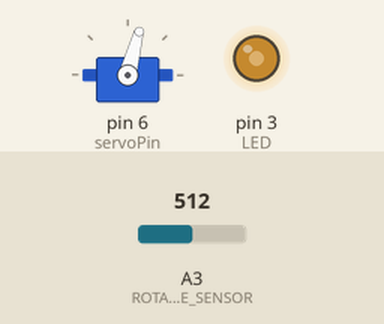
A sketch run on a simulated Arduino Uno, built with avr-gcc and run on an emulated ATmega328P. Parts: servo, output pins drawn as LEDs (lit = HIGH). The inputs (shaded band) are chosen by the test bench; at power-on: A3 (ROTARY_ANGLE_SENSOR) = 512.

Above: at 1.2 s.
1.3 s: A3 (ROTARY_ANGLE_SENSOR) set to 716
At 1.6 s:
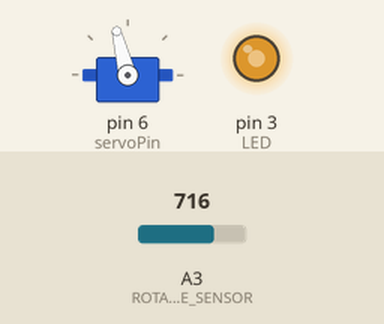
2.8 s: A3 (ROTARY_ANGLE_SENSOR) set to 900
At 3.9 s:
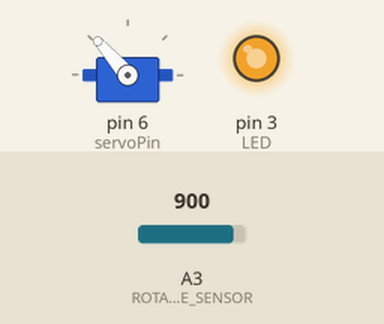
4.3 s: A3 (ROTARY_ANGLE_SENSOR) set to 1023
At 5.0 s:
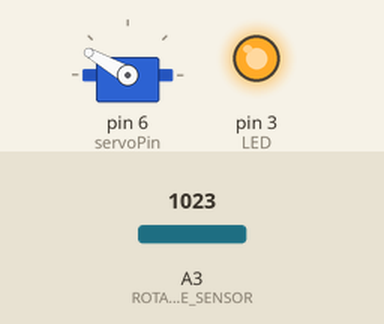
5.8 s: A3 (ROTARY_ANGLE_SENSOR) set to 306
At 6.2 s:
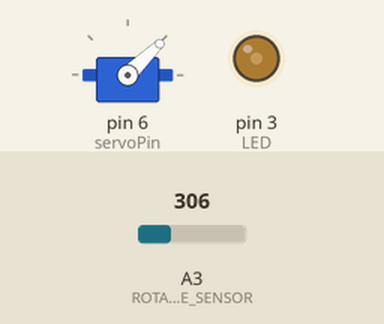
7.3 s: A3 (ROTARY_ANGLE_SENSOR) set to 122
At 8.5 s:
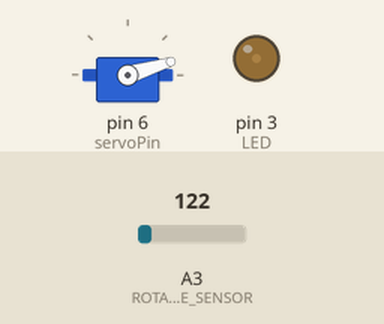
Timing chart, 0 to 9.8 s (numbered marks = the images above; inputs shaded):
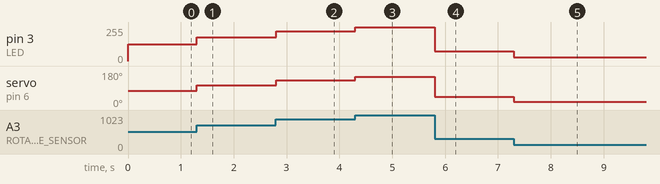

Measured:
- after the input at 1.3 s, pin 3 (LED): 127/255 → 177/255 at once; servo on pin 6 (servoPin): 75° → 104° at once
- after the input at 2.8 s, pin 3 (LED): 177/255 → 223/255 at once; servo on pin 6 (servoPin): 104° → 131° at once
- after the input at 4.3 s, pin 3 (LED): 223/255 → 255/255 at once; servo on pin 6 (servoPin): 131° → 150° at once
- after the input at 5.8 s, pin 3 (LED): 255/255 → 75/255 at once; servo on pin 6 (servoPin): 150° → 44° at once
- after the input at 7.3 s, pin 3 (LED): 75/255 → 29/255 at once; servo on pin 6 (servoPin): 44° → 17° at once

The sketch:

Grove_Set_2_full.ino
```cpp
/*
   Set 2
   LED (D3): analog output
   Rotary Angle Sensor (A3): analog input
   Servo (D6): digital output
*/

// import libraries
#include <Servo.h>

// set pin numbers
#define LED 3                   // number of the LED pin
#define servoPin 6              // number of the servo pin
#define ROTARY_ANGLE_SENSOR A3  // number of the rotary angle sensor pin

// set helpful values
#define FULL_ROT_ANGLE 300      // full value of the rotary angle is 300 degrees
#define FULL_SERVO_ANGLE 150    // full value of the servo is 150 degrees
#define GROVE_VCC 5             // VCC of the grove interface is normally 5v
#define ADC_REF 5               // reference voltage of ADC is 5v. If the Vcc switch on the seeeduino
//if the board switches to 3V3, the ADC_REF should be 3.3

// define variables that will change
int pos = 0;    // variable to store the servo position
int brightness;
float voltage;
int sensor_value;
float degrees;

Servo myServo;  // create servo object to control a servo

/*
    Initial set up function to set pin modes and serial monitor.

    @param
    @return null
*/
void setup()
{
  Serial.begin(9600);       // choose 9600 baud rate for serial monitor

  pinMode(ROTARY_ANGLE_SENSOR, INPUT);   // initialize the rotary angle pin as an input
  pinMode(LED, OUTPUT);                  // initialize the LED pin as an output
  myServo.attach(servoPin);              // attaches the servo on servoPin to the servo object
}

/*
    Main loop function for program execution. Calls all the module functions.

    @param
    @return null
*/
void loop()
{
  degrees = rotarySensor();   // global degrees variable
  controlLED(degrees);
  servoControl(degrees);
}

/*
    Rotate servo based on the angle measured by rotary angle sensor.

    @param float degrees to map to servo position
    @return null
*/
void servoControl(float degrees)
{
  pos = map(degrees, 0, FULL_ROT_ANGLE, 0, FULL_SERVO_ANGLE);
  myServo.write(pos);

  //  Sample code to rotate servo slowly
  //  Serial.print("pos:");
  //  Serial.println(pos);

  //  // sample code to rotate servo slowly
  //  for (pos = 0; pos <= 180; pos += 1) { // goes from 0 degrees to 180 degrees
  //    // in steps of 1 degree
  //    myServo.write(pos);              // tell servo to go to position in variable 'pos'
  //    delay(15);                       // waits 15ms for the servo to reach the position
  //  }
  //  for (pos = 180; pos >= 0; pos -= 1) { // goes from 180 degrees to 0 degrees
  //    myServo.write(pos);              // tell servo to go to position in variable 'pos'
  //    delay(15);                       // waits 15ms for the servo to reach the position
  //  }
}

/*
    Read rotary angle and return the current mark angle in degrees

    @param
    @return float degrees measured by rotary angle sensor
*/
float rotarySensor()
{
  float degrees;      // local degrees variable
  sensor_value = analogRead(ROTARY_ANGLE_SENSOR);    // read value on the rotary angle sensor
  voltage = (float)sensor_value * ADC_REF / 1023;
  degrees = (voltage * FULL_ROT_ANGLE) / GROVE_VCC;

  //  Serial.print("sensor_value:");
  //  Serial.println(sensor_value);
  //  Serial.print("The angle between the mark and the starting position:");
  //  Serial.println(degrees);

  return degrees;
}

/*
    Set LED brightness depending on rotary sensor angle

    @param float degrees to map to LED brightness
    @return null
*/
void controlLED(float degrees)
{
  // map sensor value from 0-FULL_ROT_ANGLE to 0-255
  brightness = map(degrees, 0, FULL_ROT_ANGLE, 0, 255);
  analogWrite(LED, brightness);   // set LED to the calculated brightness value

  //  Serial.print("brightness:");
  //  Serial.println(brightness);
}
```
